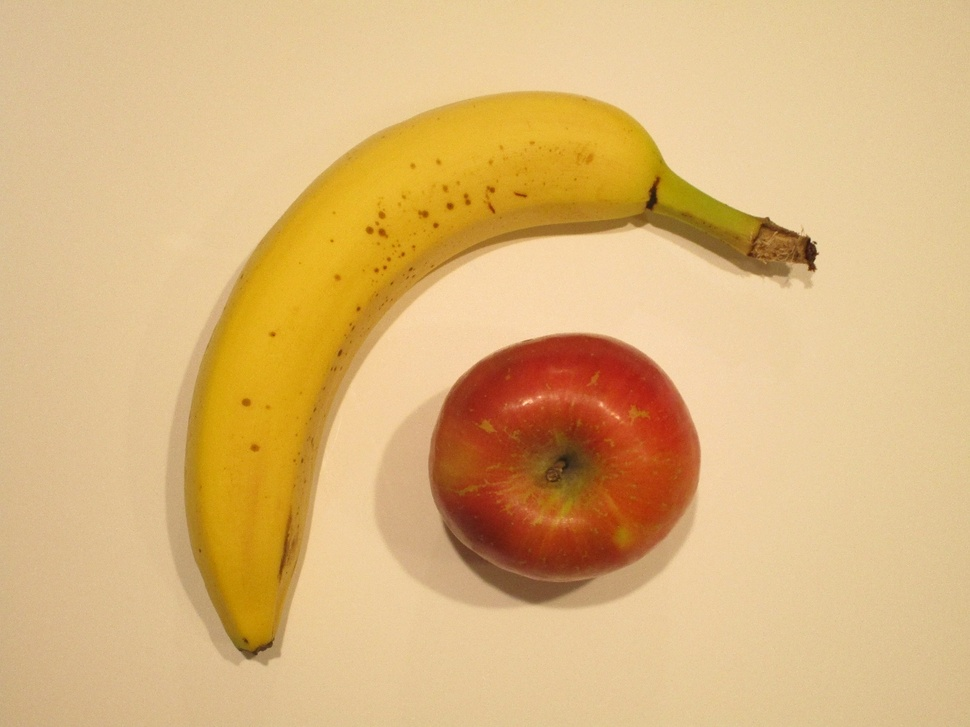
//> input picture HW02_Philip_Mark/images/IMG_7755_shrunk_1ovr.jpg, 970 x 727 px, shrunk from 1216 x 912 before the run
$ ./supervised_segmentation images/IMG_7755_shrunk_1ovr.jpg   (built with g++ and OpenCV 4)
//> lines starting //> are read from the running program, lines starting //| are printed output that depends on the picture; after the words box and inside, x2 and y2 are one past the last pixel; in counts of white or black regions, pixels touching at a corner belong together
#include <opencv2/opencv.hpp>

using namespace std;
using namespace cv;

/***
 * Slightly modified version of https://docs.opencv.org/3.1.0/d2/dbd/tutorial_distance_transform.html
 *
 * Performs segmentation on an image using the watershed algorithm.
 * Steps:
 *     1: Load image
 *     2: Attempt to change the background to black
 *     3: Sharpen the image to emphasize the foreground edges
 *     4: Create a grayscale version and a binarized version of the sharpened image
 *     5: Apply a distance transformation to the binarized image
 *     6: Normalize, threshold, and slightly dilate the image from the previous step
 *     7: Use find contours to delineate the objects, and then use that to create the markers for watershed
 *     8: Pass the markers into the watershed algorithm
 *     9: Visualize the result in a (hopefully) pretty picture
 *
 * Modifications from cited code:
 *     Added thresholding for getting rid of the white background in step 2
 *
 * Trivial Modifications:
 *     Added better, more explanative commenting
 *     Fixed some English
 *     Displays each step as an image (press any key to continue)
 *
 * Notes:
 *     This works best on IMG_7779_shrunk_2ovr.jpg, mostly because of how the thresholding in step 2 is done
 */


int main(int argc, char **argv) {
    // usage message
    string usageMessage = "Usage: supervised_segmentation <image_file>";

    // ensure a parameter is passed
    if (argc != 2) {
        cout << usageMessage << std::endl;
    }

    // Load the image
    Mat src = imread(argv[1]);
//> src is the input picture: 727 rows x 970 cols, CV_8UC3; mean B, G, R 123.4, 181.1, 218.8

    // Check if param is a usable image
    if (!src.data) {
        cout << "Invalid image file." << std::endl;
        cout << usageMessage << std::endl;
        return -1;
    }

    // Show source image
    imshow("Source Image", src);
    waitKey(0);

    // Change the background from white to black, since that will help later
    // with extracting better results during the use of the Distance Transform.
    // Added better thresholding for the white-ish background
    for (int x = 0; x < src.rows; x++) {
        for (int y = 0; y < src.cols; y++) {
            if (src.at<Vec3b>(x, y)[0] >= 200 &&
                src.at<Vec3b>(x, y)[1] >= 200 &&
                src.at<Vec3b>(x, y)[2] >= 200) {
                src.at<Vec3b>(x, y) = Vec3b(0, 0, 0);
            }
        }
    }

    // Show output image
    imshow("Black Background Image", src);
    waitKey(0);


    // Create a kernel (approximation of 2nd laplacian derivative) that we will use for sharpening our image
    Mat kernel = (Mat_<float>(3, 3) << 1, 1, 1, 1, -8, 1, 1, 1, 1);
    Mat imgLaplacian;
    Mat sharp;
    src.copyTo(sharp); // copy source image to another temporary one
    filter2D(sharp, imgLaplacian, CV_32F, kernel);
    src.convertTo(sharp, CV_32F);
    Mat imgResult = sharp - imgLaplacian;
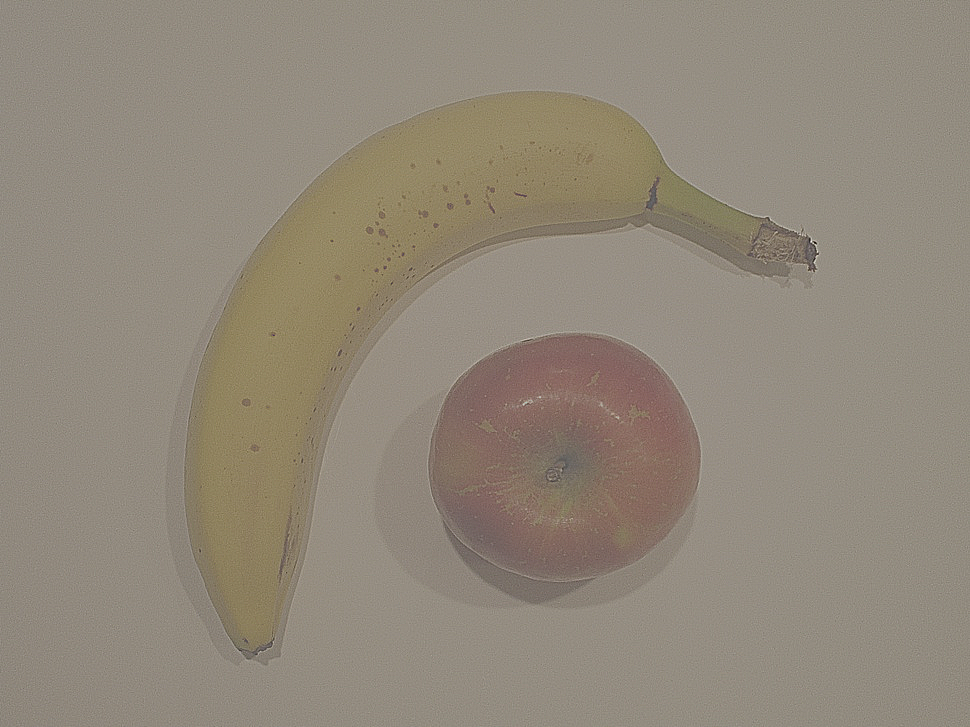
//> imgResult: 727 rows x 970 cols, CV_32FC3; mean B, G, R 123.4, 181.1, 218.8; drawn with min black and max white
    // convert back to 8bit grayscale
    imgResult.convertTo(imgResult, CV_8UC3);
//> imgResult: 727 rows x 970 cols, CV_8UC3
    imgLaplacian.convertTo(imgLaplacian, CV_8UC3);
//> imgLaplacian: 727 rows x 970 cols, CV_8UC3
    imgResult.copyTo(src); // copy back
    imshow("Sharpened Image", src);
    waitKey(0);


    // Create binary image from source image using otsu binarization
    Mat bw;
    cvtColor(src, bw, CV_BGR2GRAY);
    threshold(bw, bw, 0, 255, CV_THRESH_BINARY | CV_THRESH_OTSU);
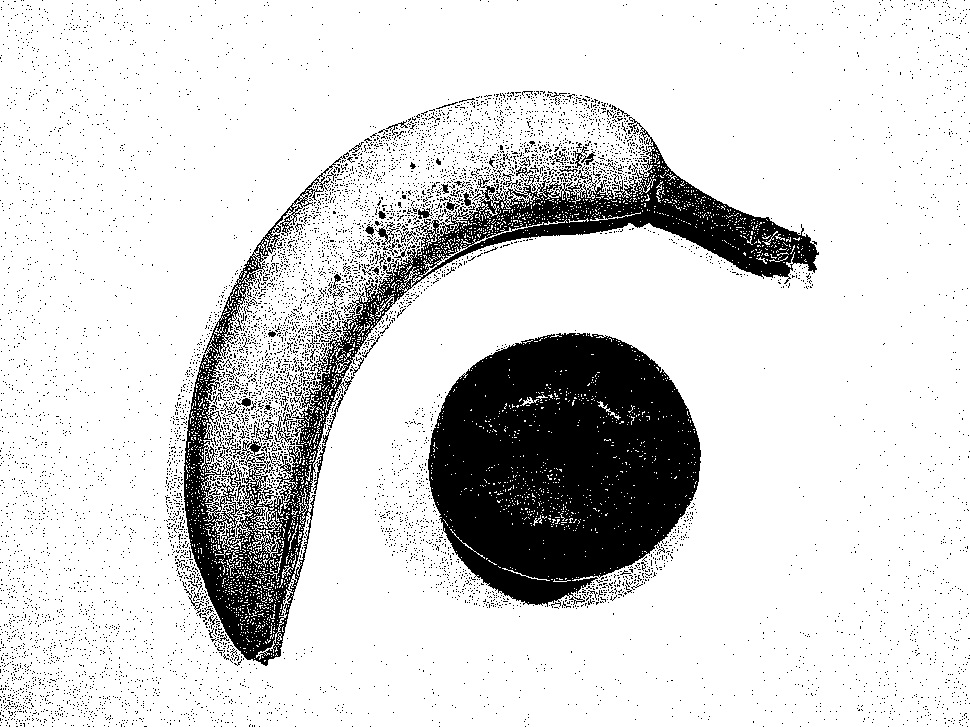
//> bw: 727 rows x 970 cols, CV_8UC1; 84.2% white; 7906 black regions (7822 under 20 px), largest, box (x1, y1, x2, y2) and area: (428, 333, 701, 608) 54296, (184, 117, 819, 666) 38102, (241, 439, 270, 469) 251
    imshow("Binarized Image", bw);
    waitKey(0);

    // Perform the distance transform algorithm
    Mat dist;
    distanceTransform(bw, dist, CV_DIST_L2, 3);
    // Normalize the distance image for range = {0.0, 1.0} so we can visualize and threshold it
    normalize(dist, dist, 0, 1., NORM_MINMAX);
    imshow("Distance Transform Image", dist);
    waitKey(0);

    // Threshold to obtain the peaks
    // These will be the markers for the foreground objects
    threshold(dist, dist, .4, 1., CV_THRESH_BINARY);
//> dist: 727 rows x 970 cols, CV_32FC1; values 0 (black) and 1 (white), 10.8% white; 26 white regions (15 under 20 px), largest, box (x1, y1, x2, y2) and area: (430, 254, 879, 629) 40827, (314, 0, 896, 273) 26693, (313, 503, 482, 643) 3803

    // Dilate the dist image a bit to make the foreground objects more solid
    Mat kernel1 = Mat::ones(3, 3, CV_8UC1);
    dilate(dist, dist, kernel1);
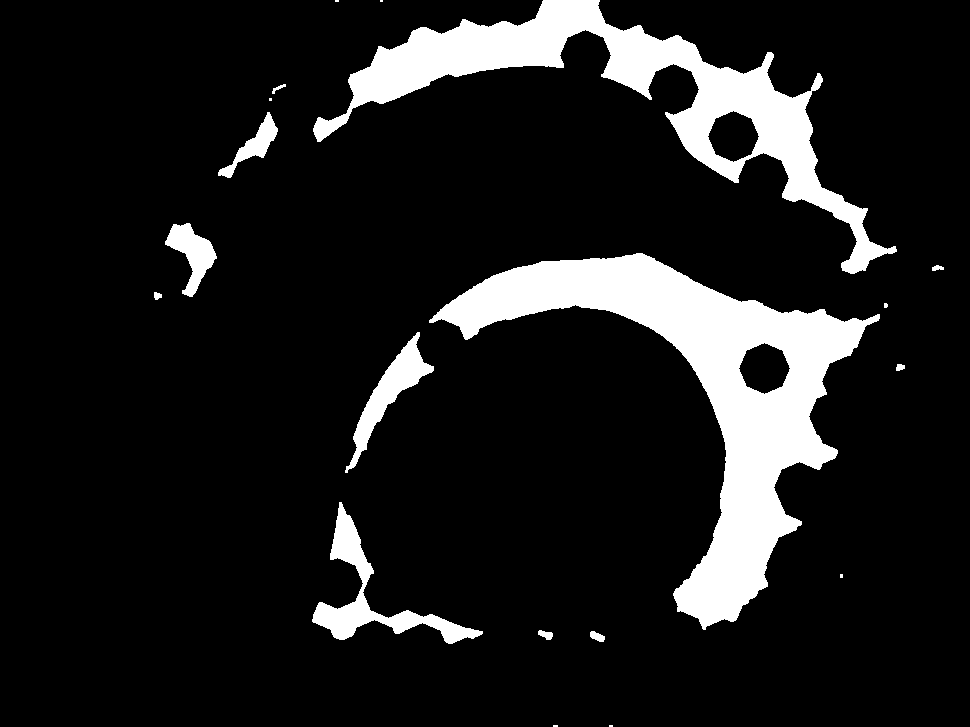
//> dist: 727 rows x 970 cols, CV_32FC1; values 0 (black) and 1 (white), 11.8% white; 19 white regions (7 under 20 px), largest, box (x1, y1, x2, y2) and area: (429, 253, 880, 630) 43093, (313, 0, 897, 274) 29451, (312, 502, 483, 644) 4621
    imshow("Peaks", dist);
    waitKey(0);

    // Create a CV_8U version of the distance image
    // It is needed for findContours()
    Mat dist_8u;
    dist.convertTo(dist_8u, CV_8U);
//> dist_8u: 727 rows x 970 cols, CV_8UC1; values 0 (black) and 1 (white), 11.8% white; 19 white regions (7 under 20 px)

    // Find markers
    vector<vector<Point> > contours;
    findContours(dist_8u, contours, CV_RETR_EXTERNAL, CV_CHAIN_APPROX_SIMPLE);
//> contours = 19 contours, 7 with area under 20; largest, box (x1, y1, x2, y2) and area: (429, 253, 880, 630) 44152, (313, 0, 897, 274) 30346, (312, 502, 483, 644) 4325, (345, 332, 434, 473) 2738, (165, 223, 217, 297) 1607
    // Create the marker image for the watershed algorithm
    Mat markers = Mat::zeros(dist.size(), CV_32SC1);

    // Draw the foreground markers
    for (size_t i = 0; i < contours.size(); i++)
        drawContours(markers, contours, static_cast<int>(i), Scalar::all(static_cast<int>(i) + 1), -1);
//> this loop made 19 passes
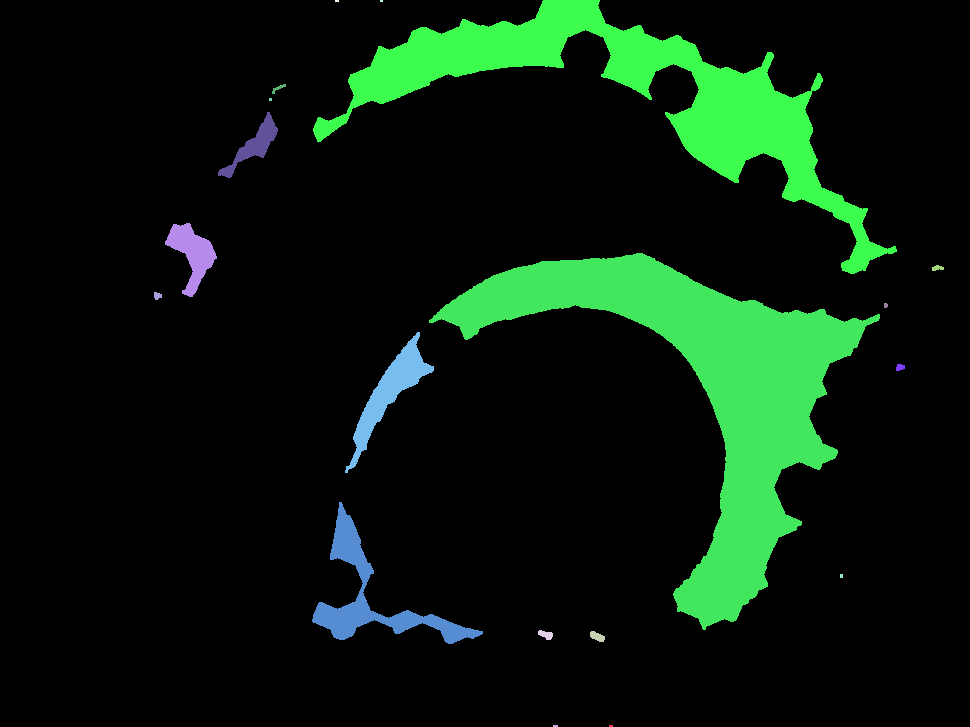
//> markers: 727 rows x 970 cols, CV_32SC1; 20 distinct labels, from 0 to 19; one colour per label, 0 black

    // Draw the background marker and display
    circle(markers, Point(5, 5), 3, CV_RGB(255, 255, 255), -1);
//> markers: 727 rows x 970 cols, CV_32SC1; 21 distinct labels, from 0 to 255
    imshow("Markers", markers * 10000);
    waitKey(0);

    // Perform the watershed algorithm
    watershed(src, markers);
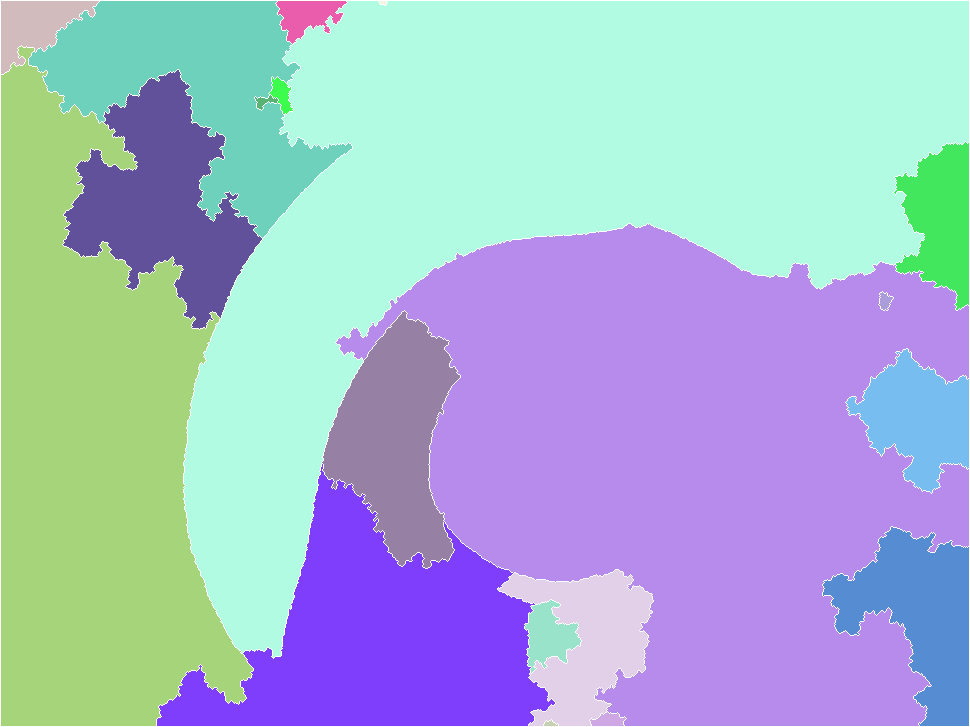
//> markers: 727 rows x 970 cols, CV_32SC1; 21 distinct labels, from -1 to 255; one colour per label, 0 black, -1 white
    Mat mark = Mat::zeros(markers.size(), CV_8UC1);
    markers.convertTo(mark, CV_8UC1);
    bitwise_not(mark, mark);

    // Generate random colors
    vector<Vec3b> colors;
    for (size_t i = 0; i < contours.size(); i++) {
        int b = theRNG().uniform(0, 255);
        int g = theRNG().uniform(0, 255);
        int r = theRNG().uniform(0, 255);
        colors.push_back(Vec3b((uchar) b, (uchar) g, (uchar) r));
    }

    // Create the result image
    Mat dst = Mat::zeros(markers.size(), CV_8UC3);

    // Fill labeled objects with random colors
    for (int i = 0; i < markers.rows; i++) {
        for (int j = 0; j < markers.cols; j++) {
            int index = markers.at<int>(i, j);
            if (index > 0 && index <= static_cast<int>(contours.size()))
                dst.at<Vec3b>(i, j) = colors[index - 1];
            else
                dst.at<Vec3b>(i, j) = Vec3b(0, 0, 0);
        }
    }
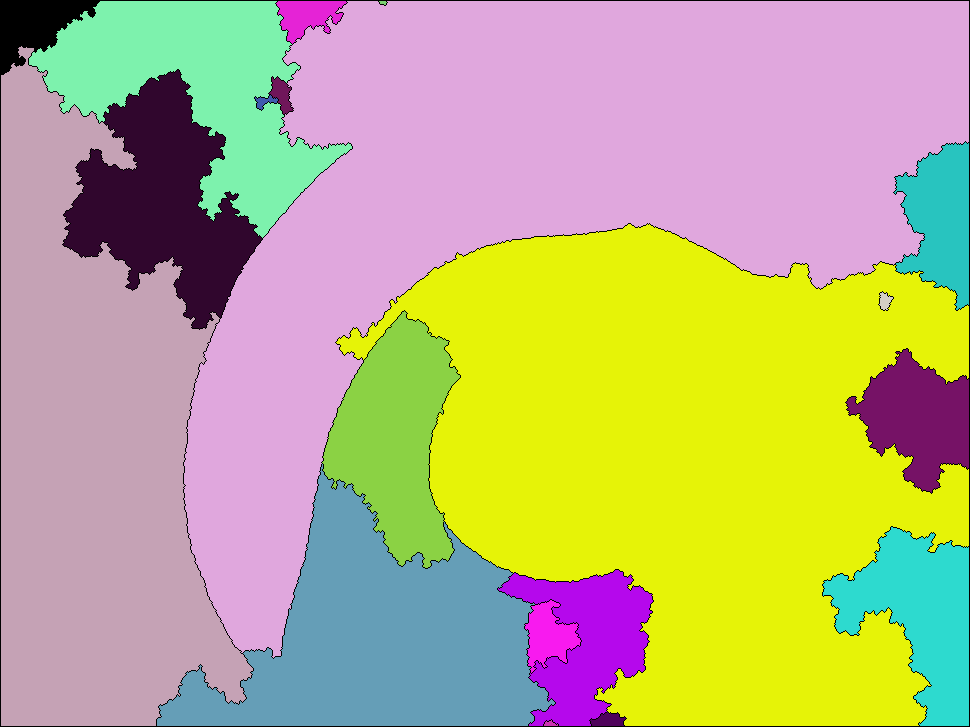
//> dst: 727 rows x 970 cols, CV_8UC3; mean B, G, R 134.3, 177.9, 186.9

    // Visualize the final image
    imshow("Final Result", dst);
    waitKey(0);
    return 0;
}
